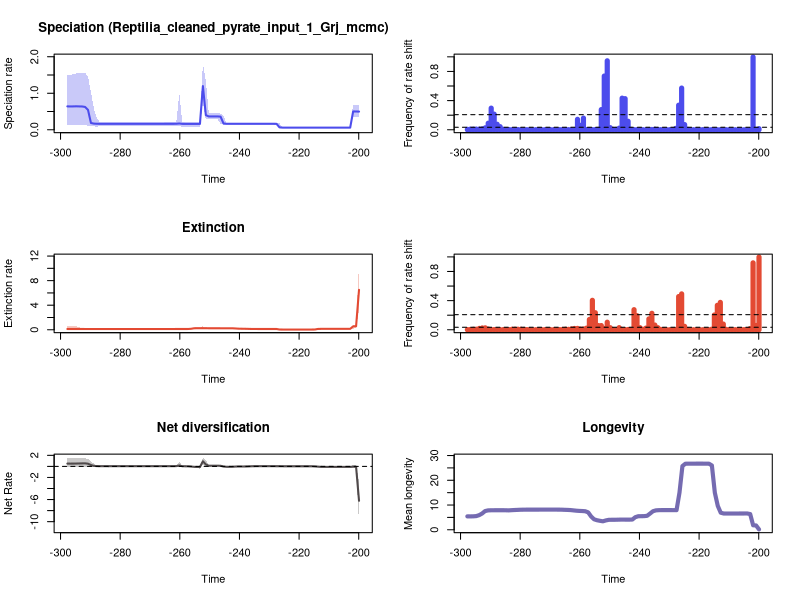

Write the R code that produced this figure.


pdf(file='C:/Users/SimoesLabAdmin/Documents/BDNN_Arielli/test_reptilia/reptilia/pyrate_mcmc_logs/rjmcmc/RTT_plots.pdf',width=10, height=15)
par(mfrow=c(3,2))
library(scales)

time=c(-199.90097184292873, -200.88889488497614,-201.87681792702352,-202.8647409690709,-203.85266401111832,-204.8405870531657,-205.8285100952131,-206.8164331372605,-207.8043561793079,-208.7922792213553,-209.78020226340269,-210.76812530545007,-211.75604834749748,-212.74397138954487,-213.73189443159225,-214.71981747363967,-215.70774051568705,-216.69566355773443,-217.68358659978185,-218.67150964182923,-219.65943268387664,-220.64735572592403,-221.6352787679714,-222.62320181001883,-223.6111248520662,-224.5990478941136,-225.586970936161,-226.5748939782084,-227.56281702025578,-228.5507400623032,-229.53866310435058,-230.526586146398,-231.51450918844537,-232.50243223049276,-233.49035527254014,-234.47827831458756,-235.46620135663494,-236.45412439868235,-237.44204744072974,-238.42997048277712,-239.41789352482454,-240.40581656687192,-241.39373960891933,-242.38166265096672,-243.3695856930141,-244.3575087350615,-245.3454317771089,-246.33335481915628,-247.3212778612037,-248.30920090325108,-249.29712394529847,-250.28504698734588,-251.27297002939326,-252.26089307144068,-253.24881611348806,-254.23673915553545,-255.22466219758283,-256.21258523963024,-257.2005082816777,-258.188431323725,-259.17635436577245,-260.1642774078198,-261.1522004498672,-262.14012349191455,-263.128046533962,-264.11596957600943,-265.10389261805676,-266.0918156601042,-267.07973870215153,-268.067661744199,-269.0555847862464,-270.04350782829374,-271.0314308703412,-272.0193539123885,-273.00727695443595,-273.9951999964834,-274.9831230385307,-275.97104608057816,-276.9589691226255,-277.94689216467293,-278.93481520672026,-279.9227382487677,-280.91066129081514,-281.89858433286247,-282.8865073749099,-283.87443041695724,-284.8623534590047,-285.8502765010521,-286.83819954309945,-287.8261225851469,-288.8140456271942,-289.80196866924166,-290.7898917112891,-291.77781475333643,-292.76573779538387,-293.7536608374312,-294.74158387947864,-295.72950692152597,-296.7174299635734,-297.70535300562085)
rate=c(0.49796108805249584, 0.5006385093010546,0.501410489642791,0.058993386219019145,0.05898620368834808,0.05898820723025649,0.0589897312417239,0.05898820723025649,0.0589925353792741,0.0589925353792741,0.05899139636231236,0.05899139636231236,0.05898820723025649,0.05898620368834808,0.058982373076367715,0.0589812672518335,0.05898033844272398,0.058975044026764345,0.058957782257805055,0.05894764905308489,0.05892662918116277,0.05892267861569919,0.058908439717369664,0.058904383811693065,0.058893957939187884,0.05887516026920115,0.059177544253295744,0.06541419378244234,0.1628873131263475,0.16378587751549922,0.16379560430131873,0.16379159691737563,0.1637888646054421,0.1637888646054421,0.1638035127744184,0.16389009696553675,0.1640567494714049,0.16418764743593073,0.16420716354655407,0.16420716354655407,0.16421983113294353,0.16422685698542788,0.16424814284126033,0.1642664139075966,0.16428044428955257,0.1649036990703927,0.17155456759560683,0.3597634090186916,0.36518468738635823,0.36531556220745065,0.364659370245391,0.364631499533027,0.4008055198731053,1.1962169231538073,0.16131473600362767,0.16078829034145273,0.16098739828932504,0.16107785857752582,0.1611628290574092,0.16123823736993417,0.1619555253351599,0.17210975816477003,0.1648296296092576,0.16338424576101893,0.16334032600558962,0.16328076980086959,0.1632158254010302,0.1630624317792531,0.1630010770680796,0.16288432995102503,0.16283617633355188,0.16276838017156928,0.1627483781641136,0.1627296973665602,0.1627217402024543,0.1626969095707309,0.1626840038138842,0.1626779127020654,0.16266861124842918,0.16266455672060648,0.16264728452553345,0.1626034722372363,0.16265629919657537,0.1626840038138842,0.16268461615044835,0.16270060403527037,0.16276838017156928,0.1627880113590892,0.16309904091611588,0.16476951617828373,0.1683681386440169,0.18595671516560083,0.5442618197723812,0.6253481595276651,0.6377688641648778,0.6399531216258973,0.6423874314653526,0.6398169458643721,0.6386907780872996,0.6406415360974902)
minHPD=c(0.33412792885092213, 0.3470468594904712,0.34687286250638655,0.048828969199262766,0.04892179512189804,0.04882476867242452,0.048828969199262766,0.048828969199262766,0.04883112135184032,0.048971134034366544,0.04898681923997568,0.048971134034366544,0.04899188999993861,0.04899524195555942,0.04899188999993861,0.049010696084061105,0.049010696084061105,0.04899524195555942,0.04885991166065871,0.04882476867242452,0.048861721147947464,0.048846394536417787,0.048828969199262766,0.04882476867242452,0.048846394536417787,0.048181006910550474,0.044981117699604736,0.0492263021071922,0.12346406000934047,0.14083237819325098,0.14039354174372737,0.14039354174372737,0.14046421580687754,0.14046421580687754,0.14039354174372737,0.1406726234235968,0.1411588045640543,0.14211016662674975,0.1410511144725543,0.1411243173800378,0.14213535062457233,0.14211016662674975,0.14206468290165428,0.14211016662674975,0.14124178253850386,0.13645697051526115,0.13925841839501954,0.15985256114094865,0.28215569642744204,0.28403334266268293,0.2848556954100319,0.2820236887857166,0.2813381545078682,0.7410252739161332,0.06883822228899762,0.07392291978572266,0.07801675220122126,0.07823220632097319,0.07823220632097319,0.0782278397549447,0.07552182478085756,0.11524944176353892,0.10447156515083254,0.1152307597003978,0.1152492664015873,0.1152492664015873,0.11426183358164228,0.11496754261320638,0.1152492664015873,0.1152307597003978,0.11496754261320638,0.11448742435667583,0.11448742435667583,0.11448742435667583,0.11448742435667583,0.11426183358164228,0.11428852917278746,0.11496754261320638,0.1152307597003978,0.11496754261320638,0.11496754261320638,0.11496754261320638,0.11448742435667583,0.11426183358164228,0.11351867596770415,0.1152492664015873,0.11215164623410802,0.111327150581386,0.1105914854430629,0.07979573682454291,0.09432913975990799,0.09737156383662239,0.11351867596770415,0.12323242193790676,0.12763287627373465,0.12763287627373465,0.13139680905003642,0.1280892686375215,0.12763287627373465,0.12763287627373465)
maxHPD=c(0.6899652284516143, 0.6900596737395894,0.6899652284516143,0.07058299512171357,0.07035407421152094,0.07023597343696758,0.07023597343696758,0.07023597343696758,0.07023597343696758,0.07035407421152094,0.07035407421152094,0.07035407421152094,0.07035407421152094,0.07035407421152094,0.0703481978369602,0.07035407421152094,0.07035407421152094,0.07035407421152094,0.07024696590424971,0.07023597343696758,0.07035407421152094,0.07035407421152094,0.07035407421152094,0.07043159106575249,0.07058299512171357,0.07035407421152094,0.07574051217620148,0.1774767282122078,0.19833203679537534,0.18936896708591106,0.18823897126975014,0.18820842850036912,0.18823897126975014,0.18820842850036912,0.18796891025531287,0.18806499684995448,0.18842805257829334,0.1893707214028809,0.18842805257829334,0.18848663497617915,0.18956253319982044,0.18956253319982044,0.18960464756304332,0.189783269152843,0.1893707214028809,0.19497133999146302,0.370290942456881,0.4449431667746545,0.4545655543586592,0.45456598420078326,0.45566972122654026,0.45456598420078326,1.334603412266457,1.810663512409787,0.2119171933782454,0.207914044668583,0.21016217680468488,0.2099722092429417,0.2099722092429417,0.2099722092429417,0.21235356444377843,0.9973580299697657,0.2211658911570307,0.20849433712174273,0.20822567634600872,0.20822567634600872,0.20706734429500998,0.20733435055219998,0.20747513269306858,0.20747513269306858,0.20735925984105896,0.20696422149341562,0.20696422149341562,0.20696102050269063,0.20696102050269063,0.20696422149341562,0.20735925984105896,0.20828388498802805,0.20880207537090206,0.2086322755309474,0.2086322755309474,0.20880207537090206,0.20857345462209712,0.20897032880785923,0.20878658518214724,0.2110224367689662,0.20884626682502155,0.20884626682502155,0.2125110829370515,0.3119241978963652,0.5812984107046407,1.0238551841951102,1.4588999183878364,1.5586146058267025,1.5560863968957033,1.5415829125469331,1.5418889376796634,1.5165737222859832,1.5085863554561725,1.5112133296538597)
remove_na = !is.na(rate)
time = time[remove_na]
plot(time,time,type = 'n', ylim = c(0, 1.9917298636507659), xlim = c(-298.1993145266445,-199.40701032190503), ylab = 'Speciation rate', xlab = 'Time',main='Speciation (Reptilia_cleaned_pyrate_input_1_Grj_mcmc)' )
polygon(c(time, rev(time)), c(maxHPD[remove_na], rev(minHPD[remove_na])), col = alpha('#4c4cec',0.3), border = NA)
lines(time,rate[remove_na], col = '#4c4cec', lwd=2)
mids=c(-199.9059613532421, -200.90386341591625,-201.90176547859036,-202.8996675412645,-203.89756960393865,-204.8954716666128,-205.8933737292869,-206.89127579196105,-207.8891778546352,-208.88707991730934,-209.88498197998345,-210.8828840426576,-211.88078610533174,-212.87868816800588,-213.87659023068,-214.87449229335414,-215.87239435602828,-216.87029641870242,-217.86819848137654,-218.86610054405068,-219.86400260672482,-220.86190466939897,-221.85980673207308,-222.85770879474723,-223.85561085742137,-224.8535129200955,-225.85141498276965,-226.84931704544377,-227.8472191081179,-228.84512117079205,-229.84302323346617,-230.8409252961403,-231.83882735881446,-232.8367294214886,-233.83463148416274,-234.83253354683686,-235.830435609511,-236.82833767218514,-237.82623973485926,-238.8241417975334,-239.82204386020754,-240.8199459228817,-241.81784798555583,-242.81575004822994,-243.8136521109041,-244.81155417357823,-245.80945623625234,-246.8073582989265,-247.80526036160063,-248.80316242427477,-249.80106448694892,-250.79896654962306,-251.79686861229717,-252.79477067497132,-253.79267273764546,-254.79057480031958,-255.78847686299372,-256.78637892566786,-257.784280988342,-258.78218305101615,-259.7800851136903,-260.77798717636443,-261.7758892390385,-262.77379130171266,-263.7716933643868,-264.76959542706095,-265.7674974897351,-266.76539955240924,-267.7633016150834,-268.76120367775746,-269.7591057404316,-270.75700780310575,-271.7549098657799,-272.75281192845404,-273.7507139911282,-274.7486160538023,-275.74651811647647,-276.7444201791506,-277.74232224182475,-278.74022430449884,-279.738126367173,-280.7360284298471,-281.73393049252127,-282.7318325551954,-283.72973461786955,-284.72763668054364,-285.7255387432178,-286.7234408058919,-287.72134286856607,-288.7192449312402,-289.71714699391435,-290.7150490565885,-291.71295111926264,-292.7108531819368,-293.7087552446109,-294.70665730728507,-295.70455936995916,-296.7024614326333,-297.70036349530744)
counts=c(0.0146, 0.0044,0.9974,0.0026,0.0008,0.0001,0.0003,0.0003,0.0003,0.0001,0.0003,0.0003,0.0001,0.0004,0.0004,0.0005,0.0013,0.0006,0.0016,0.0015,0.0006,0.0005,0.0008,0.0017,0.006,0.071,0.5716,0.3369,0.0188,0.0017,0.0013,0.0008,0.0007,0.0017,0.0038,0.0073,0.0042,0.0008,0.0004,0.0008,0.0002,0.0011,0.0017,0.0048,0.1166,0.4265,0.4334,0.0217,0.0054,0.0049,0.029,0.9455,0.7365,0.2767,0.0047,0.0033,0.0017,0.0018,0.0027,0.1599,0.0608,0.1431,0.0016,0.0014,0.0013,0.0034,0.0036,0.0018,0.0011,0.0013,0.0011,0.001,0.001,0.001,0.0015,0.0011,0.001,0.0007,0.001,0.0007,0.001,0.0022,0.0014,0.0012,0.003,0.002,0.007,0.0425,0.0754,0.2142,0.2964,0.0898,0.0265,0.0121,0.0092,0.0094,0.0083,0.009,0.0062)
plot(mids,counts,type = 'h', xlim = c(-298.1993145266445,-199.40701032190503), ylim=c(0,0.9974), ylab = 'Frequency of rate shift', xlab = 'Time',lwd=5,col='#4c4cec')
bf2 = 0.0341853944922585
bf6 = 0.20731715879542692
abline(h=bf2, lty=2)
abline(h=bf6, lty=2)

time=c(-199.90097184292873, -200.88889488497614,-201.87681792702352,-202.8647409690709,-203.85266401111832,-204.8405870531657,-205.8285100952131,-206.8164331372605,-207.8043561793079,-208.7922792213553,-209.78020226340269,-210.76812530545007,-211.75604834749748,-212.74397138954487,-213.73189443159225,-214.71981747363967,-215.70774051568705,-216.69566355773443,-217.68358659978185,-218.67150964182923,-219.65943268387664,-220.64735572592403,-221.6352787679714,-222.62320181001883,-223.6111248520662,-224.5990478941136,-225.586970936161,-226.5748939782084,-227.56281702025578,-228.5507400623032,-229.53866310435058,-230.526586146398,-231.51450918844537,-232.50243223049276,-233.49035527254014,-234.47827831458756,-235.46620135663494,-236.45412439868235,-237.44204744072974,-238.42997048277712,-239.41789352482454,-240.40581656687192,-241.39373960891933,-242.38166265096672,-243.3695856930141,-244.3575087350615,-245.3454317771089,-246.33335481915628,-247.3212778612037,-248.30920090325108,-249.29712394529847,-250.28504698734588,-251.27297002939326,-252.26089307144068,-253.24881611348806,-254.23673915553545,-255.22466219758283,-256.21258523963024,-257.2005082816777,-258.188431323725,-259.17635436577245,-260.1642774078198,-261.1522004498672,-262.14012349191455,-263.128046533962,-264.11596957600943,-265.10389261805676,-266.0918156601042,-267.07973870215153,-268.067661744199,-269.0555847862464,-270.04350782829374,-271.0314308703412,-272.0193539123885,-273.00727695443595,-273.9951999964834,-274.9831230385307,-275.97104608057816,-276.9589691226255,-277.94689216467293,-278.93481520672026,-279.9227382487677,-280.91066129081514,-281.89858433286247,-282.8865073749099,-283.87443041695724,-284.8623534590047,-285.8502765010521,-286.83819954309945,-287.8261225851469,-288.8140456271942,-289.80196866924166,-290.7898917112891,-291.77781475333643,-292.76573779538387,-293.7536608374312,-294.74158387947864,-295.72950692152597,-296.7174299635734,-297.70535300562085)
rate=c(6.499623359284383, 0.5683573542514982,0.5595937119736196,0.15137963661320786,0.15097608297517837,0.1510031390778292,0.15104958590035683,0.151143090794727,0.15122844396043578,0.15127854081806896,0.15127854081806896,0.15124859662269474,0.15112320468928675,0.14883165773036344,0.13286248540936846,0.041410321570146735,0.03715906526321319,0.03702089936200301,0.03702089936200301,0.037020310691133824,0.0370182377261368,0.037011151566547426,0.0370182377261368,0.037014630565698745,0.037008333786342884,0.0370182377261368,0.03718527293758492,0.042419694966225316,0.12669170587087775,0.1266762234512588,0.1265755177086822,0.1265653035784694,0.12657280563685036,0.12660554836250879,0.1267535205887162,0.12734511767651252,0.1295698268717146,0.13730588450518305,0.1530548102533232,0.16282790352869086,0.17013670449996976,0.18070940667875962,0.2147195332677334,0.24240281126632152,0.24336236567382505,0.24335506707802224,0.24324119898358132,0.24327590321361192,0.244269967457713,0.24515258081594732,0.24519608960525813,0.24580251107660495,0.2501208135381565,0.2550361585818949,0.2530718747274478,0.24990105565939985,0.24313074676286484,0.16129869083923662,0.1273179389078564,0.124985685017999,0.12456722611393514,0.12444936676185286,0.1240148382914486,0.12341851560595318,0.12276011085827962,0.12248732036894128,0.12232348833888779,0.12210755508026283,0.12194615441766529,0.12188417177463723,0.12185634400432929,0.12184988248042447,0.12185306097922916,0.12186280224000778,0.12187448555290745,0.12191447073677099,0.12193276640730916,0.12193714420557294,0.12194868211586005,0.12206406123592156,0.12213388709914902,0.12229656425533827,0.12260662149448358,0.12293352810588684,0.12320183415573674,0.12342563964325405,0.12341851560595318,0.12341681669930286,0.12342563964325405,0.12343695102240387,0.12344168671355689,0.12345028620804988,0.1234990602744569,0.12374131995516362,0.12452276914842098,0.12532174868582033,0.12595670137148016,0.1261726326505775,0.12630507333303476,0.12632818979366003)
minHPD=c(3.1423302522608365, 0.3607073295477434,0.13979485208761747,0.11863846451915208,0.1198776120546598,0.12013079269124903,0.11983257623643646,0.1198776120546598,0.11983257623643646,0.11992658637523726,0.11990758526045235,0.11983257623643646,0.11998759968800495,0.04154601534660334,0.02840312448276731,0.024570196140347937,0.024151743158603304,0.024531866281860933,0.024531866281860933,0.024595900452506637,0.024570196140347937,0.024575237698007606,0.024575237698007606,0.024595900452506637,0.024531866281860933,0.024151743158603304,0.02312507787899806,0.02440856494416877,0.09066786949960558,0.09190017437791355,0.09190751330620275,0.09066786949960558,0.09077747536505489,0.09190751330620275,0.09164164641094572,0.08911616245206305,0.08651033171696264,0.09920030880825553,0.11503440127530293,0.11503440127530293,0.11503544370917888,0.11518452108215745,0.11660398047511407,0.18566544055034787,0.19302940289543985,0.19370822882761377,0.19365925460063566,0.19383462562154488,0.19623391048396338,0.19597481673830058,0.1938349361018754,0.19365925460063566,0.18533340436360127,0.18921552085116553,0.12257509738379217,0.10704903612330155,0.09027389121353749,0.0903172171764954,0.08655544172637888,0.08488786925156697,0.08488786925156697,0.08488786925156697,0.08395278402688962,0.07071102160951487,0.08045297281653743,0.08455403096636528,0.08455403096636528,0.08488786925156697,0.08488786925156697,0.08530954174372614,0.08488786925156697,0.08488786925156697,0.08488786925156697,0.08489979265190899,0.08489979265190899,0.08532449136999934,0.085059925272478,0.08530954174372614,0.08530954174372614,0.08489979265190899,0.08489979265190899,0.08495339735961661,0.08455403096636528,0.08489979265190899,0.08463650690353723,0.0829194965967046,0.08455403096636528,0.08454093229876286,0.08421358986456498,0.0827207943975487,0.08236146031839615,0.08233549084646814,0.08426818462525221,0.0791136953051265,0.07389558190600745,0.06727230340340226,0.06727230340340226,0.07155457975413135,0.07284263652158537,0.070961555885957)
maxHPD=c(10.766773221154303, 0.8115668492540556,0.7680183642746025,0.19123199915298228,0.18564852272330448,0.18567142520998353,0.18502832495867763,0.18480536820042398,0.18480536820042398,0.18502832495867763,0.18502832495867763,0.18502832495867763,0.18567142520998353,0.18480164307851343,0.16807643011032036,0.15432524238701317,0.050977603899901414,0.05007840013733486,0.05007840013733486,0.05012860947686278,0.05009101754721962,0.05009101754721962,0.05009101754721962,0.05012860947686278,0.050087979781220315,0.04982257667838892,0.05184757883450626,0.13822862519993928,0.15924806590783916,0.1590402556604981,0.15855976792170534,0.1572739175636724,0.15742104251240988,0.15855976792170534,0.15892125267654816,0.15998357496458154,0.21066732953679976,0.24528738034990538,0.2553479175898925,0.2535777010474726,0.253791882923613,0.25440200278369485,0.26604183808345166,0.3016405242640489,0.29611535517484916,0.29573622817506406,0.2954392026480745,0.2957183884658888,0.2989351659616025,0.3008961512301483,0.2989351659616025,0.3037492168908112,0.39464256045419066,0.5464639726646927,0.48364410374569583,0.4138607176529238,0.3403373879197756,0.28644641846017704,0.24977709877366946,0.2316909296126336,0.2269373999534769,0.2240097878103517,0.2182391001043165,0.1842298188121373,0.16859224577228626,0.16796195388051186,0.1654786943123466,0.16306155783129514,0.1628302587690216,0.16300552981293073,0.16233177852259675,0.16233177852259675,0.16233177852259675,0.16242449913171295,0.16242449913171295,0.162958245799906,0.16273023838362188,0.16300552981293073,0.16306155783129514,0.16273023838362188,0.16304923848652308,0.16416651728292758,0.16465501366210966,0.16740694058786368,0.16902541292664172,0.1702772181285379,0.17135670686521742,0.17135670686521742,0.17135670686521742,0.1702772181285379,0.1702772181285379,0.1712525103371487,0.175346325793764,0.1782305274600211,0.2255797658113219,0.43041899648824067,0.5806875982600558,0.6252507365892094,0.6382773001152047,0.6382773001152047)
remove_na = !is.na(rate)
time = time[remove_na]
plot(time,time,type = 'n', ylim = c(0, 11.843450543269734), xlim = c(-298.1993145266445,-199.40701032190503), ylab = 'Extinction rate', xlab = 'Time',main='Extinction' )
polygon(c(time, rev(time)), c(maxHPD[remove_na], rev(minHPD[remove_na])), col = alpha('#e34a33',0.3), border = NA)
lines(time,rate[remove_na], col = '#e34a33', lwd=2)
mids=c(-199.9059613532421, -200.90386341591625,-201.90176547859036,-202.8996675412645,-203.89756960393865,-204.8954716666128,-205.8933737292869,-206.89127579196105,-207.8891778546352,-208.88707991730934,-209.88498197998345,-210.8828840426576,-211.88078610533174,-212.87868816800588,-213.87659023068,-214.87449229335414,-215.87239435602828,-216.87029641870242,-217.86819848137654,-218.86610054405068,-219.86400260672482,-220.86190466939897,-221.85980673207308,-222.85770879474723,-223.85561085742137,-224.8535129200955,-225.85141498276965,-226.84931704544377,-227.8472191081179,-228.84512117079205,-229.84302323346617,-230.8409252961403,-231.83882735881446,-232.8367294214886,-233.83463148416274,-234.83253354683686,-235.830435609511,-236.82833767218514,-237.82623973485926,-238.8241417975334,-239.82204386020754,-240.8199459228817,-241.81784798555583,-242.81575004822994,-243.8136521109041,-244.81155417357823,-245.80945623625234,-246.8073582989265,-247.80526036160063,-248.80316242427477,-249.80106448694892,-250.79896654962306,-251.79686861229717,-252.79477067497132,-253.79267273764546,-254.79057480031958,-255.78847686299372,-256.78637892566786,-257.784280988342,-258.78218305101615,-259.7800851136903,-260.77798717636443,-261.7758892390385,-262.77379130171266,-263.7716933643868,-264.76959542706095,-265.7674974897351,-266.76539955240924,-267.7633016150834,-268.76120367775746,-269.7591057404316,-270.75700780310575,-271.7549098657799,-272.75281192845404,-273.7507139911282,-274.7486160538023,-275.74651811647647,-276.7444201791506,-277.74232224182475,-278.74022430449884,-279.738126367173,-280.7360284298471,-281.73393049252127,-282.7318325551954,-283.72973461786955,-284.72763668054364,-285.7255387432178,-286.7234408058919,-287.72134286856607,-288.7192449312402,-289.71714699391435,-290.7150490565885,-291.71295111926264,-292.7108531819368,-293.7087552446109,-294.70665730728507,-295.70455936995916,-296.7024614326333,-297.70036349530744)
counts=c(0.9983, 0.0596,0.9183,0.0167,0.0023,0.0018,0.003,0.0025,0.0012,0.0004,0.001,0.0052,0.0785,0.3757,0.3355,0.2025,0.0069,0.0006,0.0002,0.0001,0.0002,0.0005,0.0003,0.0006,0.0039,0.0471,0.4923,0.4556,0.0041,0.002,0.0007,0.0005,0.0024,0.0047,0.0286,0.0648,0.2258,0.1492,0.0227,0.0064,0.0287,0.1935,0.2756,0.0041,0.0038,0.0015,0.0021,0.0292,0.0016,0.003,0.0284,0.1038,0.0189,0.0577,0.058,0.2337,0.4041,0.1412,0.0219,0.0108,0.0091,0.0187,0.0181,0.0123,0.0061,0.0073,0.0041,0.0022,0.0013,0.0011,0.0007,0.0006,0.0014,0.0012,0.0009,0.0007,0.0004,0.0013,0.0025,0.0042,0.0073,0.0078,0.0071,0.0071,0.002,0.0029,0.0015,0.0011,0.0012,0.0024,0.003,0.009,0.0265,0.025,0.0186,0.0077,0.0062,0.0045,0.0022)
plot(mids,counts,type = 'h', xlim = c(-298.1993145266445,-199.40701032190503), ylim=c(0,0.9983), ylab = 'Frequency of rate shift', xlab = 'Time',lwd=5,col='#e34a33')
abline(h=bf2, lty=2)
abline(h=bf6, lty=2)
#Net Diversification Rate
time=c(-199.90097184292873, -200.88889488497614,-201.87681792702352,-202.8647409690709,-203.85266401111832,-204.8405870531657,-205.8285100952131,-206.8164331372605,-207.8043561793079,-208.7922792213553,-209.78020226340269,-210.76812530545007,-211.75604834749748,-212.74397138954487,-213.73189443159225,-214.71981747363967,-215.70774051568705,-216.69566355773443,-217.68358659978185,-218.67150964182923,-219.65943268387664,-220.64735572592403,-221.6352787679714,-222.62320181001883,-223.6111248520662,-224.5990478941136,-225.586970936161,-226.5748939782084,-227.56281702025578,-228.5507400623032,-229.53866310435058,-230.526586146398,-231.51450918844537,-232.50243223049276,-233.49035527254014,-234.47827831458756,-235.46620135663494,-236.45412439868235,-237.44204744072974,-238.42997048277712,-239.41789352482454,-240.40581656687192,-241.39373960891933,-242.38166265096672,-243.3695856930141,-244.3575087350615,-245.3454317771089,-246.33335481915628,-247.3212778612037,-248.30920090325108,-249.29712394529847,-250.28504698734588,-251.27297002939326,-252.26089307144068,-253.24881611348806,-254.23673915553545,-255.22466219758283,-256.21258523963024,-257.2005082816777,-258.188431323725,-259.17635436577245,-260.1642774078198,-261.1522004498672,-262.14012349191455,-263.128046533962,-264.11596957600943,-265.10389261805676,-266.0918156601042,-267.07973870215153,-268.067661744199,-269.0555847862464,-270.04350782829374,-271.0314308703412,-272.0193539123885,-273.00727695443595,-273.9951999964834,-274.9831230385307,-275.97104608057816,-276.9589691226255,-277.94689216467293,-278.93481520672026,-279.9227382487677,-280.91066129081514,-281.89858433286247,-282.8865073749099,-283.87443041695724,-284.8623534590047,-285.8502765010521,-286.83819954309945,-287.8261225851469,-288.8140456271942,-289.80196866924166,-290.7898917112891,-291.77781475333643,-292.76573779538387,-293.7536608374312,-294.74158387947864,-295.72950692152597,-296.7174299635734,-297.70535300562085)
net_rate=c(-6.221008639555551, -0.06828866618526708,-0.043148293010980686,-0.09748682951791267,-0.0926738785655474,-0.09271203676236321,-0.09283732569567629,-0.09303921401465888,-0.09315449590948224,-0.09329668427094939,-0.09329795393063837,-0.09322700752907573,-0.09291089052408802,-0.08574598407075226,-0.04450669444539411,-0.007579234016524564,0.02074216098797598,0.021765420632733533,0.02175112606776175,0.021734032967049073,0.02169400538779822,0.021685831247369915,0.02166004761339188,0.021647313792455165,0.021582283225037382,0.021487201366570396,0.023668802086065092,0.03552239763671372,0.03315650829203423,0.03770318596573798,0.03798943989992779,0.03800073733960533,0.037986761602690995,0.037952753706177386,0.037660590888304896,0.036478324929545156,0.030908257256580515,0.011981706298332685,-0.012441424319237568,-0.01654143676520006,-0.017384260387001162,-0.01804510322339083,-0.03167506098680517,-0.07676392285181416,-0.07905620215245972,-0.07417897281360909,-0.030260060234729463,0.10959697296999034,0.12269384655702595,0.12120712367510553,0.1196619981922278,0.11855432800388134,0.3511029138606827,0.91953526675787,-0.11321499767664109,-0.10450723511460658,-0.08044014509656121,-0.0303903194974589,0.013528209784683526,0.02210012977679261,0.028405683262486478,0.16032299290425123,0.052503555204606096,0.03611899914085646,0.03815661925636409,0.03899751135260745,0.0394212211395952,0.039661202054969306,0.03976648814251762,0.039757800955661136,0.03974812149225409,0.039666149488994225,0.03962000670298607,0.03957022674272937,0.03955197163249163,0.03947298143450705,0.039422493017874656,0.0393759598326819,0.039321315897637696,0.0391996106384993,0.03897580057655077,0.03854166697957525,0.03769391107640945,0.03700680340774568,0.03602768487104508,0.03486554109639643,0.035767431329342195,0.036230216372394486,0.037817379074000686,0.053143547546259835,0.08793850051334606,0.24221148461962894,0.48406383907393,0.550036652570806,0.5401617341833548,0.5241799187546465,0.5121469892627545,0.5042854485625033,0.5013465281842643,0.5044925634498423)
net_minHPD=c(-10.424856156124575, -0.3408873063968551,-0.3351229800735333,-0.13450168716318983,-0.12780132658924384,-0.12780132658924384,-0.12780132658924384,-0.12780132658924384,-0.12780054188093523,-0.1278636137041985,-0.1278636137041985,-0.12780132658924384,-0.12780132658924384,-0.12780132658924384,-0.11042639477715052,-0.09861058447400695,0.0043311237964060514,0.0044728247129412965,0.00452423303799325,0.00452423303799325,0.0044728247129412965,0.00445320945912786,0.004358175311822768,0.004354801959537892,0.004085936273558938,0.0043311237964060514,-0.04067219088019593,-0.0762706873214281,-0.03879176790543633,-0.003680745333746821,-0.003010384293947871,-0.0030164597710560515,-0.0029680165447023565,-0.002991794047250196,-0.003493981532233792,-0.003791674690150376,-0.045774938807354365,-0.08395170724641504,-0.0945716020884301,-0.09587351896690754,-0.09715059605511445,-0.09738507081173217,-0.1080544698178274,-0.14290113275686478,-0.1357113184505947,-0.1513163381834416,-0.13565961280922545,-0.08085667159755969,0.022010964896080232,0.02027338956153185,0.020381148715770236,0.020650580144998265,-0.054262248186003226,0.38232279223923443,-0.4019817942076163,-0.28556836505625105,-0.2077164001477715,-0.15608673169544218,-0.10007997253474124,-0.07953789256691216,-0.07955787125334257,-0.10567090228135476,-0.09516645451762654,-0.03597639308303818,-0.02969802694381697,-0.030235072865784918,-0.028747142258883918,-0.02525635587062744,-0.023545890331400837,-0.018693335077976825,-0.02360057852659883,-0.023442560068691,-0.023460192971480165,-0.023442560068691,-0.023460192971480165,-0.023545890331400837,-0.023460192971480165,-0.023545890331400837,-0.024522257898092495,-0.024522257898092495,-0.024981495801430997,-0.025819776568166142,-0.02683839758058154,-0.03032100243723776,-0.032562291010200514,-0.0325095403041088,-0.030235072865784918,-0.03101672363966103,-0.03563859576397983,-0.09563530365863065,-0.06197266331040094,-0.05322279387833134,-0.029759261255081132,-0.018975476933453972,-0.02877039815330565,-0.06418789996598762,-0.0959518336667391,-0.07448002313290547,-0.1039078988631097,-0.10570261691045357)
net_maxHPD=c(-2.8136425412977366, 0.1794812224149302,0.3134182233492998,-0.0561977843303787,-0.05895502417177207,-0.05918062050923761,-0.0594574097580966,-0.059670844688336375,-0.059636342003841936,-0.059636342003841936,-0.059636342003841936,-0.059409072200666664,-0.05890183060714093,0.016181391198648525,0.03499038300868793,0.03674707659010147,0.038865115656120205,0.037117047347930775,0.037117047347930775,0.037117047347930775,0.037117047347930775,0.037106184459114164,0.03706230262459639,0.037117047347930775,0.03717539729424921,0.03798045758426071,0.0477012808696711,0.14344998828412872,0.08931285435706661,0.08083430912973383,0.08044612975998586,0.0803347820492943,0.08044612975998586,0.08044612975998586,0.08047458191344208,0.08486415075642278,0.08956075531728687,0.07311899700758431,0.05758240543307683,0.05452448661078889,0.05331810088205795,0.05326242618725721,0.05471488823141066,-0.015097704157467834,-0.019907242609411457,-0.01374388099879012,0.13775210922725764,0.22573129061460406,0.22449019873740297,0.2191447677530577,0.21967391719907112,0.22737455972300444,1.1065033170630336,1.5383783498069203,0.040424170256083455,0.052333693517620405,0.08024084121452876,0.08604810859751927,0.09624105939746111,0.09660401067963854,0.1005205589266417,0.8733151945938239,0.11001311133636478,0.10811348863194371,0.1024703652945408,0.09798875131281319,0.09718135117291325,0.097109901387427,0.09798875131281319,0.10249338566802305,0.09718135117291325,0.09718135117291325,0.097109901387427,0.097109901387427,0.097109901387427,0.09748638523922293,0.09798875131281319,0.09798875131281319,0.09718135117291325,0.09718135117291325,0.09718135117291325,0.09718135117291325,0.09718135117291325,0.09718135117291325,0.09814506087355938,0.10169047712517934,0.10451144031574497,0.10463943982160184,0.10542159717986464,0.2080809795385583,0.4806788270255532,0.921919391545061,1.345871861676458,1.4483110450206647,1.4907636508661362,1.508852388364849,1.508852388364849,1.5133437549136763,1.4906060774483767,1.4915013430741455)
remove_na = !is.na(net_rate)
time = time[remove_na]
plot(time,time,type = 'n', ylim = c(-11.467341771737033, 1.6922161847876125), xlim = c(-298.1993145266445,-199.40701032190503), ylab = 'Net Rate', xlab = 'Time',lwd=2, main='Net diversification', col= '#504A4B' )
polygon(c(time, rev(time)), c(net_maxHPD[remove_na], rev(net_minHPD[remove_na])), col = alpha('#504A4B',0.3), border = NA)
lines(time,net_rate[remove_na], col = '#504A4B', lwd=2)
abline(h=0,lty=2)


time=c(-199.90097184292873, -200.88889488497614,-201.87681792702352,-202.8647409690709,-203.85266401111832,-204.8405870531657,-205.8285100952131,-206.8164331372605,-207.8043561793079,-208.7922792213553,-209.78020226340269,-210.76812530545007,-211.75604834749748,-212.74397138954487,-213.73189443159225,-214.71981747363967,-215.70774051568705,-216.69566355773443,-217.68358659978185,-218.67150964182923,-219.65943268387664,-220.64735572592403,-221.6352787679714,-222.62320181001883,-223.6111248520662,-224.5990478941136,-225.586970936161,-226.5748939782084,-227.56281702025578,-228.5507400623032,-229.53866310435058,-230.526586146398,-231.51450918844537,-232.50243223049276,-233.49035527254014,-234.47827831458756,-235.46620135663494,-236.45412439868235,-237.44204744072974,-238.42997048277712,-239.41789352482454,-240.40581656687192,-241.39373960891933,-242.38166265096672,-243.3695856930141,-244.3575087350615,-245.3454317771089,-246.33335481915628,-247.3212778612037,-248.30920090325108,-249.29712394529847,-250.28504698734588,-251.27297002939326,-252.26089307144068,-253.24881611348806,-254.23673915553545,-255.22466219758283,-256.21258523963024,-257.2005082816777,-258.188431323725,-259.17635436577245,-260.1642774078198,-261.1522004498672,-262.14012349191455,-263.128046533962,-264.11596957600943,-265.10389261805676,-266.0918156601042,-267.07973870215153,-268.067661744199,-269.0555847862464,-270.04350782829374,-271.0314308703412,-272.0193539123885,-273.00727695443595,-273.9951999964834,-274.9831230385307,-275.97104608057816,-276.9589691226255,-277.94689216467293,-278.93481520672026,-279.9227382487677,-280.91066129081514,-281.89858433286247,-282.8865073749099,-283.87443041695724,-284.8623534590047,-285.8502765010521,-286.83819954309945,-287.8261225851469,-288.8140456271942,-289.80196866924166,-290.7898917112891,-291.77781475333643,-292.76573779538387,-293.7536608374312,-294.74158387947864,-295.72950692152597,-296.7174299635734,-297.70535300562085)
rate=c(0.1487644290190897, 1.739418880798307,1.8142356594211244,6.344655622017895,6.583068416005052,6.581293874292798,6.575779519056402,6.56709227403829,6.56153717757309,6.555301279811289,6.555498667661333,6.558559631421558,6.572474996403713,6.89745678668075,9.639745552873332,14.969219715702353,25.987475729384013,26.707223332093257,26.71423824120078,26.72092389658517,26.721511483963432,26.72360780823961,26.7165441354312,26.7169877671957,26.716249991646713,26.686570925689868,25.740405467444084,15.023985091201602,7.928040758186009,7.93441987543242,7.94778567201739,7.949189197756324,7.948271533209391,7.946292958384449,7.924751541202326,7.842970150933323,7.492092854029288,6.54223588977551,5.640421116771648,5.513964586484169,5.487875341764827,5.46780309769362,5.0873302513279235,4.137190291637949,4.095507816896684,4.0983813404814375,4.105589796460326,4.1063175161963255,4.0708243550899565,4.041210256060245,4.040612266405608,4.017400189827815,3.777112990952484,3.420179434244122,3.61812983116738,3.8541944210085464,4.240669103507398,5.37898575813575,7.04078055153425,7.486021819627179,7.5730913973584615,7.622316707316769,7.705208166859083,7.8346495146289765,7.9665924080014126,8.023972954541646,8.064891842235555,8.119723129649495,8.139203706093436,8.146695655789959,8.149303244624695,8.149356306579362,8.14850130947938,8.146768182703738,8.1452511714193,8.143038845639254,8.141948735788393,8.140908853891114,8.13953407419371,8.132832136710654,8.119680387037228,8.093567916120588,8.03529561232217,7.98486143409884,7.918532267721615,7.840586783925038,7.880296395877623,7.897905480880366,7.897709356634354,7.892846327694208,7.888402758618273,7.878141663226133,7.830256796627021,7.551544430016265,6.5678727247952775,5.910427481331287,5.5274320577985385,5.432201315959643,5.409327133684342,5.416963718721333)
minHPD=c(0.1487644290190897, 1.739418880798307,1.8142356594211244,6.344655622017895,6.583068416005052,6.581293874292798,6.575779519056402,6.56709227403829,6.56153717757309,6.555301279811289,6.555498667661333,6.558559631421558,6.572474996403713,6.89745678668075,9.639745552873332,14.969219715702353,25.987475729384013,26.707223332093257,26.71423824120078,26.72092389658517,26.721511483963432,26.72360780823961,26.7165441354312,26.7169877671957,26.716249991646713,26.686570925689868,25.740405467444084,15.023985091201602,7.928040758186009,7.93441987543242,7.94778567201739,7.949189197756324,7.948271533209391,7.946292958384449,7.924751541202326,7.842970150933323,7.492092854029288,6.54223588977551,5.640421116771648,5.513964586484169,5.487875341764827,5.46780309769362,5.0873302513279235,4.137190291637949,4.095507816896684,4.0983813404814375,4.105589796460326,4.1063175161963255,4.0708243550899565,4.041210256060245,4.040612266405608,4.017400189827815,3.777112990952484,3.420179434244122,3.61812983116738,3.8541944210085464,4.240669103507398,5.37898575813575,7.04078055153425,7.486021819627179,7.5730913973584615,7.622316707316769,7.705208166859083,7.8346495146289765,7.9665924080014126,8.023972954541646,8.064891842235555,8.119723129649495,8.139203706093436,8.146695655789959,8.149303244624695,8.149356306579362,8.14850130947938,8.146768182703738,8.1452511714193,8.143038845639254,8.141948735788393,8.140908853891114,8.13953407419371,8.132832136710654,8.119680387037228,8.093567916120588,8.03529561232217,7.98486143409884,7.918532267721615,7.840586783925038,7.880296395877623,7.897905480880366,7.897709356634354,7.892846327694208,7.888402758618273,7.878141663226133,7.830256796627021,7.551544430016265,6.5678727247952775,5.910427481331287,5.5274320577985385,5.432201315959643,5.409327133684342,5.416963718721333)
maxHPD=c(0.1487644290190897, 1.739418880798307,1.8142356594211244,6.344655622017895,6.583068416005052,6.581293874292798,6.575779519056402,6.56709227403829,6.56153717757309,6.555301279811289,6.555498667661333,6.558559631421558,6.572474996403713,6.89745678668075,9.639745552873332,14.969219715702353,25.987475729384013,26.707223332093257,26.71423824120078,26.72092389658517,26.721511483963432,26.72360780823961,26.7165441354312,26.7169877671957,26.716249991646713,26.686570925689868,25.740405467444084,15.023985091201602,7.928040758186009,7.93441987543242,7.94778567201739,7.949189197756324,7.948271533209391,7.946292958384449,7.924751541202326,7.842970150933323,7.492092854029288,6.54223588977551,5.640421116771648,5.513964586484169,5.487875341764827,5.46780309769362,5.0873302513279235,4.137190291637949,4.095507816896684,4.0983813404814375,4.105589796460326,4.1063175161963255,4.0708243550899565,4.041210256060245,4.040612266405608,4.017400189827815,3.777112990952484,3.420179434244122,3.61812983116738,3.8541944210085464,4.240669103507398,5.37898575813575,7.04078055153425,7.486021819627179,7.5730913973584615,7.622316707316769,7.705208166859083,7.8346495146289765,7.9665924080014126,8.023972954541646,8.064891842235555,8.119723129649495,8.139203706093436,8.146695655789959,8.149303244624695,8.149356306579362,8.14850130947938,8.146768182703738,8.1452511714193,8.143038845639254,8.141948735788393,8.140908853891114,8.13953407419371,8.132832136710654,8.119680387037228,8.093567916120588,8.03529561232217,7.98486143409884,7.918532267721615,7.840586783925038,7.880296395877623,7.897905480880366,7.897709356634354,7.892846327694208,7.888402758618273,7.878141663226133,7.830256796627021,7.551544430016265,6.5678727247952775,5.910427481331287,5.5274320577985385,5.432201315959643,5.409327133684342,5.416963718721333)
remove_na = !is.na(rate)
time = time[remove_na]
plot(time,time,type = 'n', ylim = c(0, 29.395968589063575), xlim = c(-298.1993145266445,-199.40701032190503), ylab = 'Mean longevity', xlab = 'Time',main='Longevity' )
polygon(c(time, rev(time)), c(maxHPD[remove_na], rev(minHPD[remove_na])), col = alpha('#756bb1',0.3), border = NA)
lines(time,rate[remove_na], col = '#756bb1', lwd=4)

n <- dev.off()